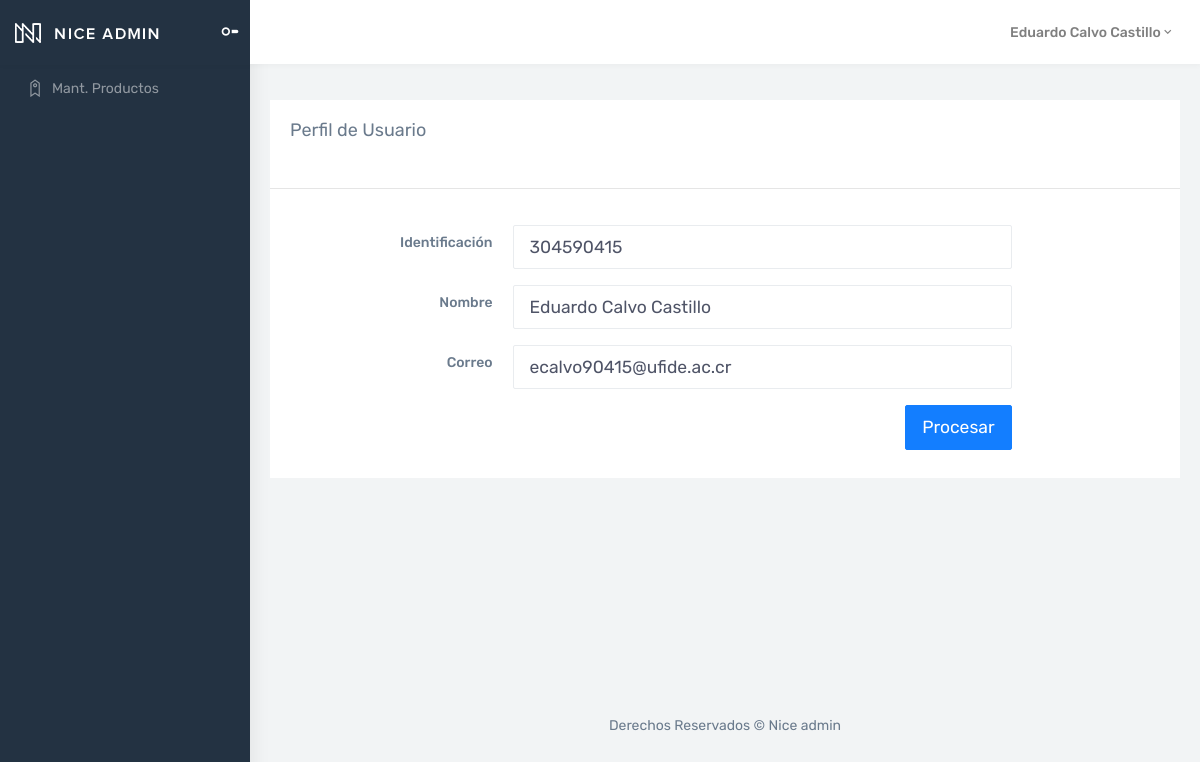
The app's page /Views/Usuario/consultarPerfil.php (signed in), older data.
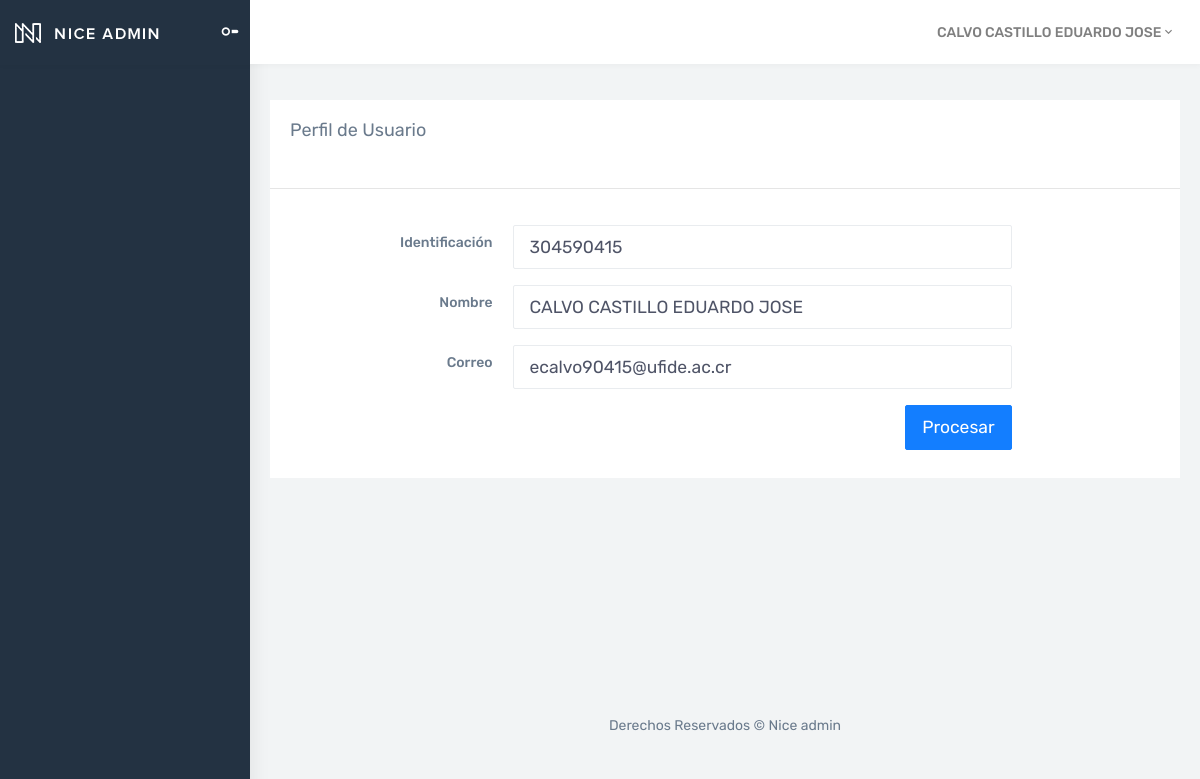
The same page, newer data.
### tables this page shows
CREATE TABLE `tusuario` (
  `IdUsuario` bigint(11) NOT NULL AUTO_INCREMENT,
  `Nombre` varchar(255) NOT NULL,
  `Correo` varchar(100) NOT NULL,
  `Identificacion` varchar(20) NOT NULL,
  `Contrasenna` varchar(10) NOT NULL,
  `IdRol` int(11) NOT NULL,
  PRIMARY KEY (`IdUsuario`),
  KEY `FK_tusuario_trol` (`IdRol`),
  CONSTRAINT `FK_tusuario_trol` FOREIGN KEY (`IdRol`) REFERENCES `trol` (`IdRol`)
);

### Models/usuarioModel.php (called while the page is built, shortened)
<?php
    function ConsultarInfoUsuarioModel($idUsuario)
    {
        try
        {
            $context = OpenDB();
            $sp = "CALL ConsultarInfoUsuario('$idUsuario')";
            $respuesta = $context -> query($sp);
            return $respuesta;
        }
        catch(Exception $error)
        {
            RegistrarError($error);
            return null;
        }
    }
?>

### Controllers/usuarioController.php (called while the page is built, shortened)
<?php
    include_once $_SERVER["DOCUMENT_ROOT"] . '/Curso/Models/usuarioModel.php';
    function ConsultarInfoUsuario($idUsuario)
    {
        $respuesta = ConsultarInfoUsuarioModel($idUsuario);
        if($respuesta != null && $respuesta -> num_rows > 0)
        {
            return mysqli_fetch_array($respuesta);
        }
    }
?>

### Views/Usuario/consultarPerfil.php (the view, shortened to what this page needs)
<?php
    include_once $_SERVER["DOCUMENT_ROOT"] . '/Curso/Views/layoutInterno.php';
    include_once $_SERVER["DOCUMENT_ROOT"] . '/Curso/Controllers/usuarioController.php';
    $idUsuario = $_SESSION["IdUsuario"];
    $resultado = ConsultarInfoUsuario($idUsuario);
?>
<!DOCTYPE html>
<html>
<?php
       AddCss();
    ?>
<body>
    <div id="main-wrapper">
        <?php
            ShowHeader();
            ShowMenu();
        ?>
        <div class="page-wrapper">
            <div class="container-fluid">
                <div class="row">
                    <div class="col-12">
                        <div class="card">
                            <div class="card-body">
                                <h4 class="card-title">Perfil de Usuario</h4>
                            </div>
                            <hr>
                            <form class="form-horizontal">
                                <div class="card-body">
                                    <div class="form-group row">
                                        <label class="col-sm-3 text-right control-label col-form-label">Identificación</label>
                                        <div class="col-lg-7">
                                            <input id="txtIdentificacion" name="txtIdentificacion" type="text" class="form-control form-control-lg"
                                            value="<?php echo $resultado["Identificacion"] ?>">
                                        </div>
                                    </div>
                                    <div class="form-group row">
                                        <label class="col-sm-3 text-right control-label col-form-label">Nombre</label>
                                        <div class="col-md-7">
                                            <input id="txtNombre" name="txtNombre" type="text" class="form-control form-control-lg"
                                            value="<?php echo $resultado["Nombre"] ?>">
                                        </div>
                                    </div>
                                    <div class="form-group row">
                                        <label class="col-sm-3 text-right control-label col-form-label">Correo</label>
                                        <div class="col-md-7">
                                            <input id="txtCorreo" name="txtCorreo" type="email" class="form-control form-control-lg"
                                            value="<?php echo $resultado["Correo"] ?>">
                                        </div>
                                    </div>
                                     <div class="row">
                                        <div class="col-md-10 text-right pb-2">
                                            <button class="btn btn-lg btn-info" type="submit">Procesar</button>
                                        </div>
                                    </div>
                                </div>
                            </form>
                        </div>
                    </div>
                </div>
            </div>
            <?php
                ShowFooter();
            ?>
        </div>
    </div>
</body>
</html>

### Views/layoutInterno.php (shortened to what this page needs)
<?php
    function ShowHeader()
    {
        $nombreUsuario = "";
        $nombreRol = "";
        if(isset($_SESSION["Nombre"]))
        {
           $nombreUsuario = $_SESSION["Nombre"];
        }
        echo
            '<header class="topbar">
                <nav class="navbar top-navbar navbar-expand-md navbar-dark">
                    <div class="navbar-header">
                        <div class="navbar-brand">
                            <a href="../Home/principal.php" class="logo">
                                <b class="logo-icon">
                                    <img src="../Imagenes/logo-light-icon.png" alt="homepage" class="light-logo" />
                                </b>
                                <span class="logo-text">
                                    <img src="../Imagenes/logo-light-text.png" class="light-logo" alt="homepage" />
                                </span>
                            </a>
                            <a class="sidebartoggler d-none d-md-block" href="javascript:void(0)" data-sidebartype="mini-sidebar">
                                <i class="mdi mdi-toggle-switch mdi-toggle-switch-off font-20"></i>
                            </a>
                        </div>
                    </div>
                    <div class="navbar-collapse collapse" id="navbarSupportedContent">
                        <ul class="navbar-nav float-left mr-auto">
                            <li class="nav-item dropdown">
                                <a class="nav-link dropdown-toggle waves-effect waves-dark pro-pic" href="" data-toggle="dropdown" aria-haspopup="true" aria-expanded="false">
                                    <span class="m-l-5 font-medium d-none d-sm-inline-block">' . $nombreRol . '</span>
                                </a>
                            </li>
                        </ul>
                        <ul class="navbar-nav float-right">
                            <li class="nav-item dropdown">
                                <a class="nav-link dropdown-toggle waves-effect waves-dark pro-pic" href="" data-toggle="dropdown" aria-haspopup="true" aria-expanded="false">
                                    <span class="m-l-5 font-medium d-none d-sm-inline-block">' . $nombreUsuario . '<i class="mdi mdi-chevron-down"></i></span>
                                </a>
                            </li>
                        </ul>
                    </div>
                </nav>
            </header>';
    }
    function ShowFooter()
    {
        echo
            '<footer class="footer text-center">
                Derechos Reservados © Nice admin
            </footer>';
    }
    function ShowMenu()
    {
        $idRol = "";
        if(isset($_SESSION["IdRol"]))
        {
           $idRol = $_SESSION["IdRol"];
        }
        echo
            '<aside class="left-sidebar">
                <div class="scroll-sidebar">
                    <nav class="sidebar-nav">
                        <ul id="sidebarnav">';
                        if($idRol != 1)
                        {
                            echo '
                            <li class="sidebar-item">
                                <a class="sidebar-link waves-effect waves-dark sidebar-link" href="index.html" aria-expanded="false">
                                    <i class="ti-tag"></i><span class="hide-menu">Mant. Productos</span>
                                </a>
                            </li>';
                        }
                        else
                        {
                        }
        echo '          </ul>
                    </nav>
                </div>
            </aside>';
    }
    function AddCss()
    {
        echo
            '<head>
                <meta charset="utf-8">
                <meta http-equiv="X-UA-Compatible" content="IE=edge">
                <meta name="viewport" content="width=device-width, initial-scale=1">
                <meta name="description" content="">
                <meta name="author" content="">
                <title>Proyecto MN</title>
                <link href="../Estilos/style.css" rel="stylesheet">
                <link href="https://cdnjs.cloudflare.com/ajax/libs/font-awesome/4.7.0/css/font-awesome.css" rel="stylesheet">
            </head>';
    }
?>

Row changes from the older to the newer data that the page shows:
changed tusuario "ecalvo90415@ufide.ac.cr": txtNombre "Eduardo Calvo Castillo" → "CALVO CASTILLO EDUARDO JOSE"
Text that changed along with them:
$nombreUsuario: "Eduardo Calvo Castillo" → "CALVO CASTILLO EDUARDO JOSE"
text no longer shown: "Mant. Productos"
